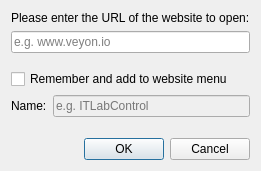
<?xml version="1.0" encoding="UTF-8"?>
<ui version="4.0">
 <author>Tobias Junghans</author>
 <class>OpenWebsiteDialog</class>
 <widget class="QDialog" name="OpenWebsiteDialog">
  <property name="windowTitle">
   <string>Open website</string>
  </property>
  <property name="windowIcon">
   <iconset resource="desktopservices.qrc">
    <normaloff>:/desktopservices/internet-web-browser.png</normaloff>:/desktopservices/internet-web-browser.png</iconset>
  </property>
  <layout class="QGridLayout" name="gridLayout">
   <item row="4" column="1">
    <widget class="QLineEdit" name="presetNameEdit">
     <property name="enabled">
      <bool>false</bool>
     </property>
     <property name="placeholderText">
      <string>e.g. ITLabControl</string>
     </property>
    </widget>
   </item>
   <item row="3" column="0" colspan="2">
    <widget class="QCheckBox" name="rememberCheckBox">
     <property name="text">
      <string>Remember and add to website menu</string>
     </property>
    </widget>
   </item>
   <item row="2" column="0" colspan="2">
    <spacer name="verticalSpacer">
     <property name="orientation">
      <enum>Qt::Vertical</enum>
     </property>
     <property name="sizeHint" stdset="0">
      <size>
       <width>20</width>
       <height>10</height>
      </size>
     </property>
    </spacer>
   </item>
   <item row="6" column="0" colspan="2">
    <widget class="QDialogButtonBox" name="buttonBox">
     <property name="standardButtons">
      <set>QDialogButtonBox::Cancel|QDialogButtonBox::Ok</set>
     </property>
    </widget>
   </item>
   <item row="1" column="0" colspan="2">
    <widget class="QLineEdit" name="websiteLineEdit">
     <property name="placeholderText">
      <string>e.g. www.veyon.io</string>
     </property>
    </widget>
   </item>
   <item row="0" column="0" colspan="2">
    <widget class="QLabel" name="label_3">
     <property name="text">
      <string>Please enter the URL of the website to open:</string>
     </property>
    </widget>
   </item>
   <item row="4" column="0">
    <widget class="QLabel" name="label">
     <property name="text">
      <string>Name:</string>
     </property>
    </widget>
   </item>
   <item row="5" column="0" colspan="2">
    <spacer name="verticalSpacer_2">
     <property name="orientation">
      <enum>Qt::Vertical</enum>
     </property>
     <property name="sizeHint" stdset="0">
      <size>
       <width>20</width>
       <height>15</height>
      </size>
     </property>
    </spacer>
   </item>
  </layout>
 </widget>
 <tabstops>
  <tabstop>websiteLineEdit</tabstop>
  <tabstop>rememberCheckBox</tabstop>
  <tabstop>presetNameEdit</tabstop>
 </tabstops>
 <resources>
  <include location="desktopservices.qrc"/>
 </resources>
 <connections>
  <connection>
   <sender>buttonBox</sender>
   <signal>accepted()</signal>
   <receiver>OpenWebsiteDialog</receiver>
   <slot>accept()</slot>
   <hints>
    <hint type="sourcelabel">
     <x>199</x>
     <y>384</y>
    </hint>
    <hint type="destinationlabel">
     <x>199</x>
     <y>206</y>
    </hint>
   </hints>
  </connection>
  <connection>
   <sender>buttonBox</sender>
   <signal>rejected()</signal>
   <receiver>OpenWebsiteDialog</receiver>
   <slot>reject()</slot>
   <hints>
    <hint type="sourcelabel">
     <x>199</x>
     <y>384</y>
    </hint>
    <hint type="destinationlabel">
     <x>199</x>
     <y>206</y>
    </hint>
   </hints>
  </connection>
  <connection>
   <sender>rememberCheckBox</sender>
   <signal>toggled(bool)</signal>
   <receiver>presetNameEdit</receiver>
   <slot>setEnabled(bool)</slot>
   <hints>
    <hint type="sourcelabel">
     <x>225</x>
     <y>273</y>
    </hint>
    <hint type="destinationlabel">
     <x>225</x>
     <y>315</y>
    </hint>
   </hints>
  </connection>
 </connections>
</ui>
